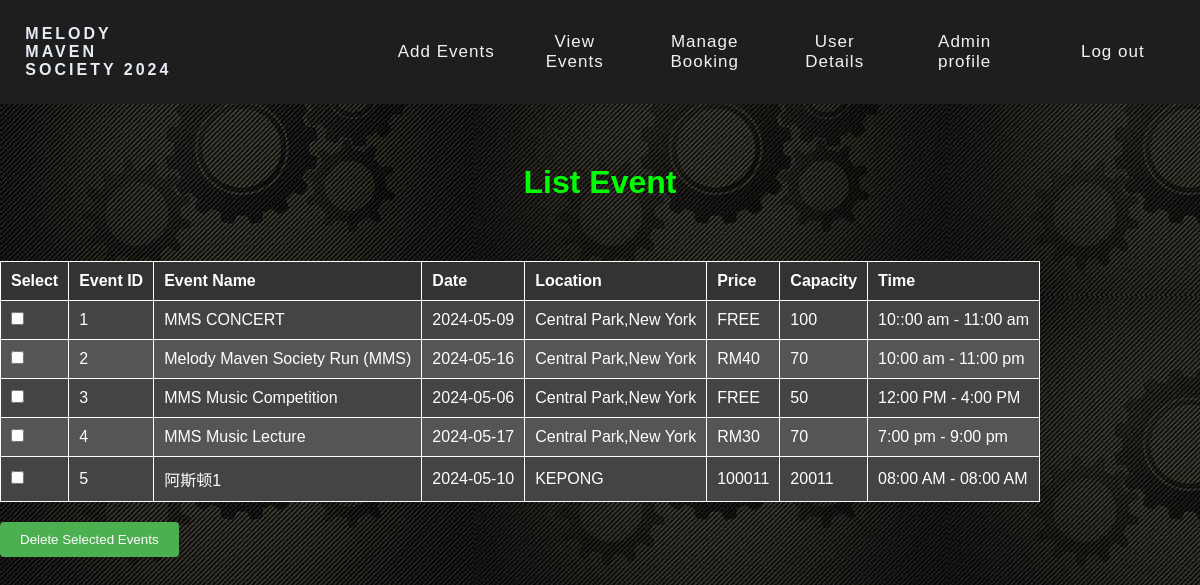
/php/admin_edit.php (signed in), run on the app's committed database.
### tables this page shows
CREATE TABLE `event` (
  `EventID` int(11) NOT NULL,
  `EventName` varchar(30) NOT NULL,
  `EventDate` date NOT NULL,
  `EventLocation` varchar(255) NOT NULL,
  `EventPrice` varchar(30) NOT NULL,
  `EventCapacity` int(255) NOT NULL,
  `EventTime` varchar(255) NOT NULL,
  `status` varchar(255) NOT NULL
);

### php/admin_edit.php (the view, shortened to what this page needs)
<?php
include('headeradmin.php');
$con = new mysqli(DB_HOST, DB_USER, DB_PASS, DB_NAME);
$sql = "SELECT * FROM event";
$result = $con->query($sql);
?>
<!DOCTYPE html>
<html lang="en">
<head>
    <link rel="stylesheet" href="../css/admin_edit.css">
</head>
<body>
    <div>
        <h1>List Event</h1>
        <form method="post" action="<?php echo htmlspecialchars($_SERVER["PHP_SELF"]); ?>">
            <table border="1" cellpadding="5" cellspacing="0">
                <tr>
                    <th>Select</th>
                    <th>Event ID</th>
                    <th>Event Name</th>
                    <th>Date</th>
                    <th>Location</th>
                    <th>Price</th>
                    <th>Capacity</th>
                    <th>Time</th>
                </tr>
                <?php
                    if ($result->num_rows > 0) {
                        while ($row = $result->fetch_object()) {
                            printf('
                                <tr>
                                    <td><input type="checkbox" name="delete_event[]" value="%s"></td>
                                    <td>%s</td>
                                    <td>%s</td>
                                    <td>%s</td>
                                    <td>%s</td>
                                    <td>%s</td>
                                    <td>%s</td>
                                    <td>%s</td>
                                </tr>',
                            $row->EventID,
                            $row->EventID,
                            $row->EventName,
                            $row->EventDate,
                            $row->EventLocation,
                            $row->EventPrice,
                            $row->EventCapacity,
                            $row->EventTime
                            );
                        }
                    } else {
                        echo '<tr><td colspan="8">No events found</td></tr>';
                    }
                ?>
            </table>
            <input type="submit" value="Delete Selected Events">
        </form>
    </div>
</body>
</html>

### css/headeradmin.css (style rules this page uses)
* { margin:0px; padding: 0px; box-sizing:border-box; }
body { margin: 0; font-family: Arial, Helvetica, sans-serif; }

### css/admin_edit.css (style rules this page uses)
body { font-family: Arial, sans-serif; background-image: url('../image/admin1.jpeg'); margin: 0; padding: 0; }
h1 { color: #00FF00; text-align: center; margin-bottom: 60px; margin-top: 60px; }
form table { max-width: 100%; border-collapse: collapse; }
form table th, form table td { padding: 10px; color: #FFFFFF; border: 1px solid #FFFFFF; }
form table th { background-color: #333; font-weight: bold; text-align: left; }
form table tr:nth-child(even) { background-color: #444; }
form table tr:nth-child(odd) { background-color: #555; }
form table input[type="checkbox"] { margin: 0; padding: 0; width: auto; }
form input[type="submit"] { background-color: #4CAF50; color: white; border: none; border-radius: 4px; cursor: pointer; padding: 10px 20px; margin-top: 20px; }

### data on the page
event: EventID "1", EventName "MMS CONCERT", EventDate "2024-05-09", EventLocation "Central Park,New York", EventPrice "FREE", EventCapacity "100", EventTime "10::00 am - 11:00 am"
event: EventID "2", EventName "Melody Maven Society Run (MMS)", EventDate "2024-05-16", EventLocation "Central Park,New York", EventPrice "RM40", EventCapacity "70", EventTime "10:00 am - 11:00 pm"
event: EventID "3", EventName "MMS Music Competition", EventDate "2024-05-06", EventLocation "Central Park,New York", EventPrice "FREE", EventCapacity "50", EventTime "12:00 PM - 4:00 PM"
event: EventID "4", EventName "MMS Music Lecture", EventDate "2024-05-17", EventLocation "Central Park,New York", EventPrice "RM30", EventCapacity "70", EventTime "7:00 pm - 9:00 pm"
event: EventID "5", EventName "阿斯顿1", EventDate "2024-05-10", EventLocation "KEPONG", EventPrice "100011", EventCapacity "20011", EventTime "08:00 AM - 08:00 AM"
